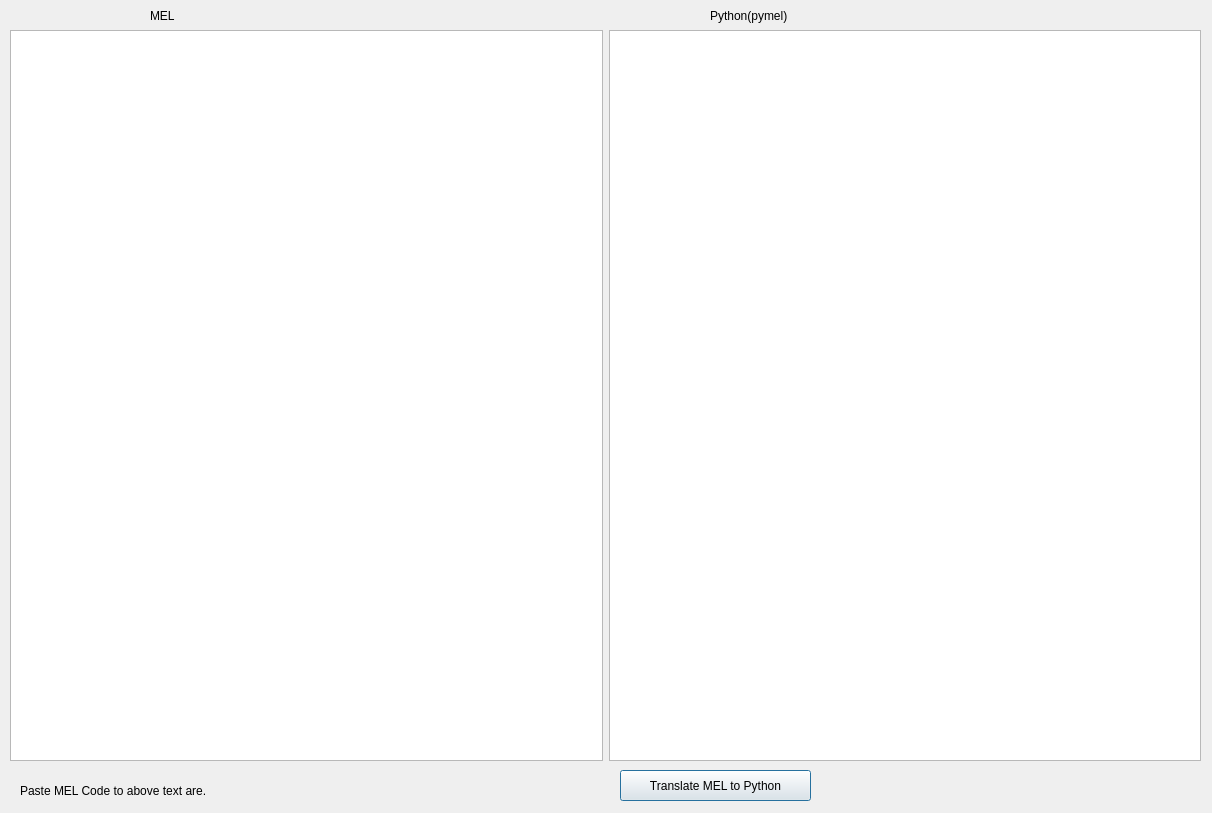
<?xml version="1.0" encoding="UTF-8"?>
<ui version="4.0">
 <class>ezMel2PyWin</class>
 <widget class="QDialog" name="ezMel2PyWin">
  <property name="geometry">
   <rect>
    <x>0</x>
    <y>0</y>
    <width>1212</width>
    <height>813</height>
   </rect>
  </property>
  <property name="windowTitle">
   <string>Translate MEL to Python</string>
  </property>
  <widget class="QWidget" name="gridLayoutWidget">
   <property name="geometry">
    <rect>
     <x>10</x>
     <y>30</y>
     <width>1191</width>
     <height>731</height>
    </rect>
   </property>
   <layout class="QGridLayout" name="gridLayout">
    <property name="sizeConstraint">
     <enum>QLayout::SizeConstraint::SetDefaultConstraint</enum>
    </property>
    <item row="0" column="0">
     <widget class="QTextEdit" name="em2pTextEditMEL"/>
    </item>
    <item row="0" column="1">
     <widget class="QTextEdit" name="em2pTextEditPy"/>
    </item>
   </layout>
  </widget>
  <widget class="QPushButton" name="em2pConvMel2PyBtn">
   <property name="geometry">
    <rect>
     <x>620</x>
     <y>770</y>
     <width>191</width>
     <height>31</height>
    </rect>
   </property>
   <property name="text">
    <string>Translate MEL to Python</string>
   </property>
   <property name="+command" stdset="0">
    <string>&quot;import ezMel2Python;ezMel2Python.em2pConvMel2Py()&quot;</string>
   </property>
  </widget>
  <widget class="QLabel" name="em2pLabel">
   <property name="geometry">
    <rect>
     <x>20</x>
     <y>780</y>
     <width>271</width>
     <height>21</height>
    </rect>
   </property>
   <property name="frameShadow">
    <enum>QFrame::Shadow::Plain</enum>
   </property>
   <property name="lineWidth">
    <number>1</number>
   </property>
   <property name="text">
    <string>Paste MEL Code to above text are.</string>
   </property>
  </widget>
  <widget class="QLabel" name="em2pLabelMEL">
   <property name="geometry">
    <rect>
     <x>150</x>
     <y>6</y>
     <width>50</width>
     <height>20</height>
    </rect>
   </property>
   <property name="text">
    <string>MEL</string>
   </property>
  </widget>
  <widget class="QLabel" name="em2pLabelPython">
   <property name="geometry">
    <rect>
     <x>710</x>
     <y>5</y>
     <width>91</width>
     <height>21</height>
    </rect>
   </property>
   <property name="text">
    <string>Python(pymel)</string>
   </property>
  </widget>
 </widget>
 <resources/>
 <connections/>
</ui>
